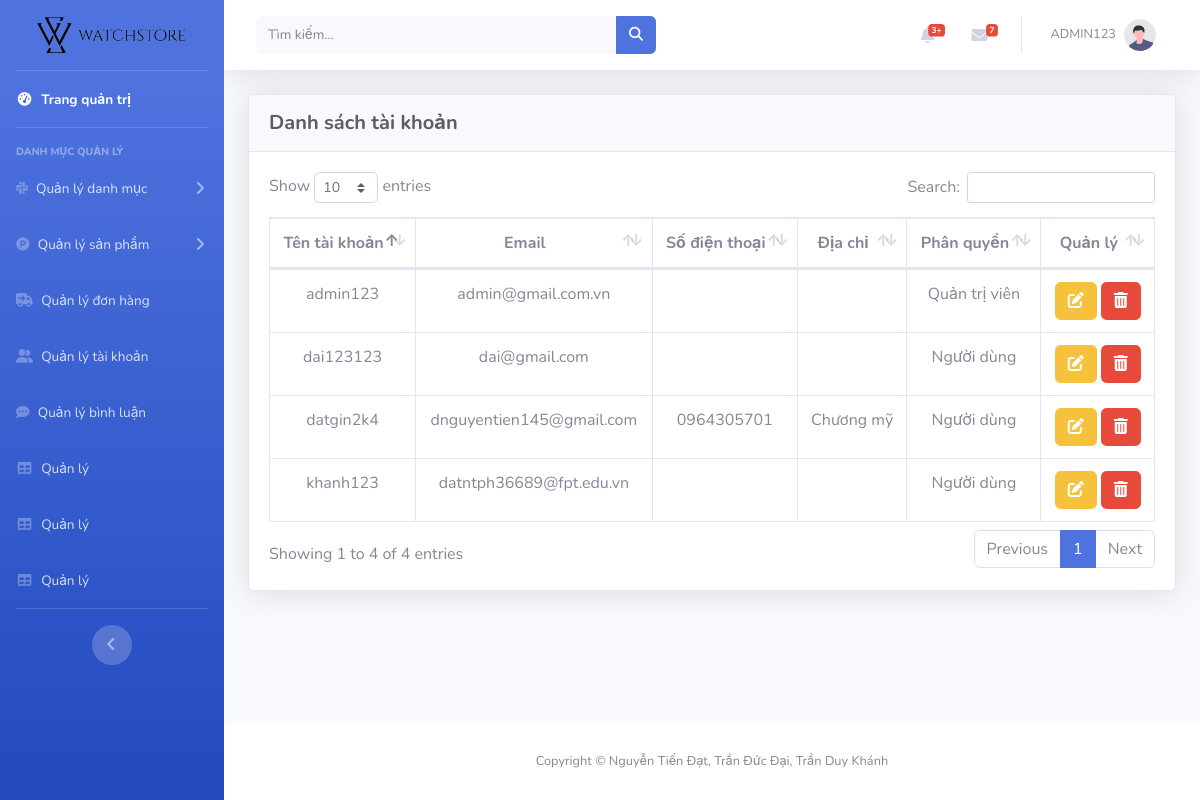
/admin/index.php?act=list_tk (signed in), run on the app's committed database.
### tables this page shows
CREATE TABLE `taikhoan` (
  `id` int(11) NOT NULL,
  `user` varchar(50) NOT NULL,
  `pass` varchar(50) NOT NULL,
  `email` varchar(225) NOT NULL,
  `tel` varchar(255) DEFAULT NULL,
  `address` varchar(255) DEFAULT NULL,
  `role` int(11) NOT NULL,
  `checkname` int(11) NOT NULL
);

### model/pdo.php (called while the page is built, shortened)
<?php
function pdo_get_connection()
{
    $servername = "localhost";
    $username = "root";
    $password = "";
    try {
        $conn = new PDO("mysql:host=$servername;dbname=duan1", $username, $password);
        $conn->setAttribute(PDO::ATTR_ERRMODE, PDO::ERRMODE_EXCEPTION);
        return $conn;
    } catch (PDOException $e) {
        echo "Connection failed: " . $e->getMessage();
    }
}
function pdo_query($sql)
{
    $conn = pdo_get_connection();
    $sql = $conn->prepare($sql);
    $sql->execute();
    $kq = $sql->fetchAll(PDO::FETCH_ASSOC);
    return $kq;
}
?>

### model/taikhoan.php (called while the page is built, shortened)
<?php
function loadall_taikhoan($key = "", $idtk = 0)
{
    $sql = "SELECT * FROM taikhoan";
    $sql .= " ORDER BY id desc";
    return pdo_query($sql);
}

### admin/taikhoan/list_tk.php (the view)
<div class="container-fluid">
    <div class="card shadow mb-4">
        <div class="card-header py-3">
            <h6 class="m-0 h5 text-dark font-weight-bold">Danh sách tài khoản</h6>
        </div>
        <div class="card-body">
            <div class="table-responsive">
                <table class="table table-bordered text-center" id="dataTable" width="100%" cellspacing="0">
                    <thead>
                        <tr>
                            <th class="fw-bold text-secondary">Tên tài khoản</th>
                            <th class="fw-bold text-secondary">Email</th>
                            <th class="fw-bold text-secondary">Số điện thoại</th>
                            <th class="fw-bold text-secondary">Địa chỉ</th>
                            <th class="fw-bold text-secondary">Phân quyền</th>
                            <th class="fw-bold text-secondary">Quản lý</th>
                        </tr>
                    </thead>
                    <tbody>
                        <?php foreach ($list_tk as $value) {?>
                        <tr>
                            <td><?= $value['user']?></td>
                            <td><?= $value['email']?></td>
                            <td><?= $value['tel']?></td>
                            <td><?= $value['address']?></td>
                            <td>
                                <?php
                                    if($value['role'] == 0){
                                        echo "Người dùng";
                                    }else if($value['role'] == 1){
                                        echo "Quản trị viên";
                                    }
                                ?>
                            </td>
                            <td>
                                <a type="button" class="btn btn-warning" href="?act=update_tk&id=<?= $value['id']?>"><i class="fa-solid fa-pen-to-square"></i></a>
                                <a type="button" class="btn btn-danger" href="?act=delete_tk&id=<?= $value['id']?>"><i class="fa-solid fa-trash-can"></i></a>
                            </td>
                        </tr>
                        <?php }?>
                    </tbody>
                </table>
            </div>
        </div>
    </div>
</div>
</div>

### data on the page
taikhoan: user "khanh123", email "datntph36689@fpt.edu.vn", role "Người dùng"
taikhoan: user "datgin2k4", email "dnguyentien145@gmail.com", tel "0964305701", address "Chương mỹ", role "Người dùng"
taikhoan: user "dai123123", email "dai@gmail.com", role "Người dùng"
taikhoan: user "admin123", email "admin@gmail.com.vn", role "Quản trị viên"

### other printed values
$_SESSION['user'] "ADMIN123"
